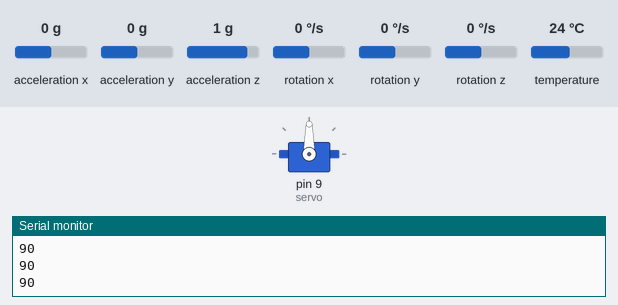
This sketch was run on a simulated Arduino Uno, built with avr-gcc and run on an emulated ATmega328P. On the bench: servo, the last lines printed to the serial monitor. Inputs (shaded band) come from the test bench; at power-on: acceleration y 0 g, acceleration x 0 g, acceleration z 1 g, rotation x 0 °/s, rotation y 0 °/s, rotation z 0 °/s, temperature 24 °C.

Above: at 1.3 s.
1.4 s: acceleration y set to -1.4 g
At 2.6 s:
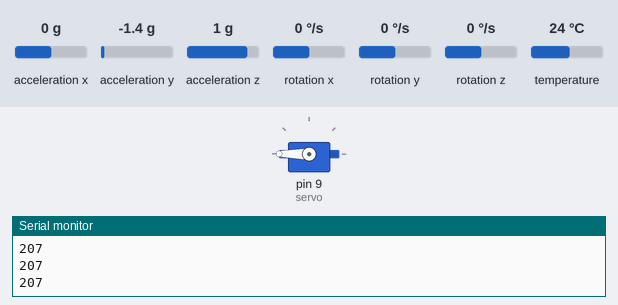
2.9 s: acceleration y set to -0.8 g
At 3.8 s:
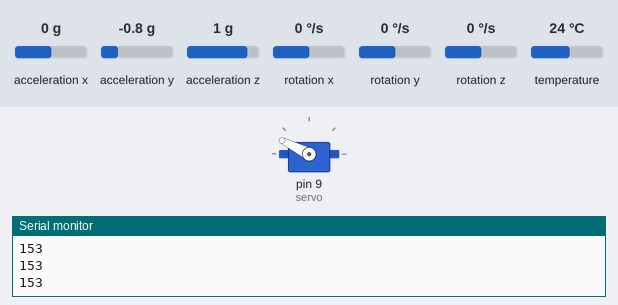
4.4 s: acceleration y set to 0.8 g
At 5.6 s:
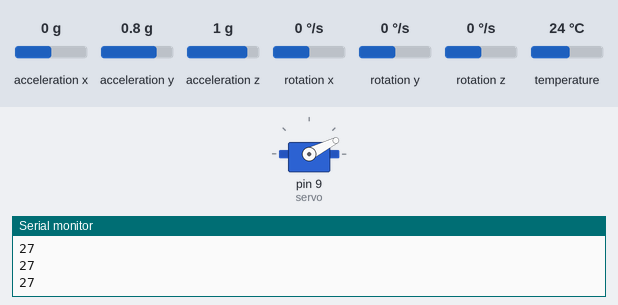
5.9 s: acceleration y set to 1.4 g
At 7.1 s:
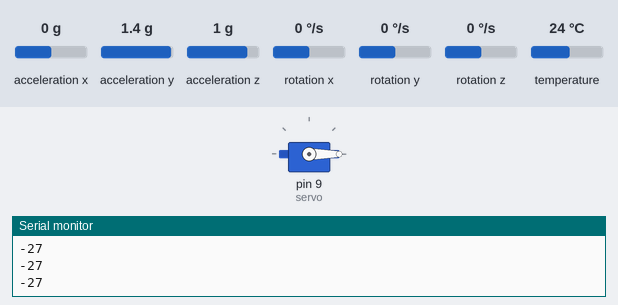
7.4 s: acceleration y set to 0 g
At 8.2 s:
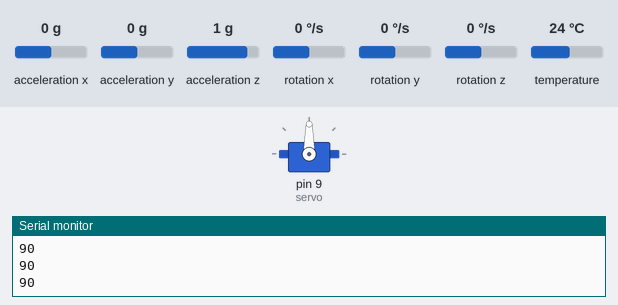
Timing chart, 0 to 9.9 s (numbered marks = the images above; inputs shaded):
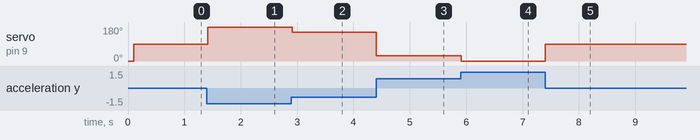

Measured:
- after the input at 1.4 s, servo on pin 9 (servo): 90° → 180° at once
- after the input at 2.9 s, servo on pin 9 (servo): 180° → 153° at once
- after the input at 4.4 s, servo on pin 9 (servo): 153° → 27° at once
- after the input at 5.9 s, servo on pin 9 (servo): 27° → 0° at once
- after the input at 7.4 s, servo on pin 9 (servo): 0° → 90° at once

The sketch:

accelerometer_servo.ino
```cpp
#include <Adafruit_MPU6050.h>
#include <Adafruit_Sensor.h>
#include <Wire.h>
#include <Servo.h>

Servo servo;
Adafruit_MPU6050 myservo;

void setup(void) {
  Serial.begin(115200);
  servo.attach(9);
  Wire.begin();
  myservo.begin();
  servo.write(0);

  myservo.setAccelerometerRange(MPU6050_RANGE_8_G);//2_G,4_G,8_G,16_G
  myservo.setGyroRange(MPU6050_RANGE_500_DEG);//250,500,1000,2000
  myservo.setFilterBandwidth(MPU6050_BAND_21_HZ);

  delay(100);
}

void loop() {

  /* Get new sensor events with the readings */
  sensors_event_t a, g, temp;
  myservo.getEvent(&a, &g, &temp);

  int value = a.acceleration.y;

  value = map(value,  -10, 10, 180, 0);
  servo.write(value);
  Serial.println(value);
  delay(10);

}
```
